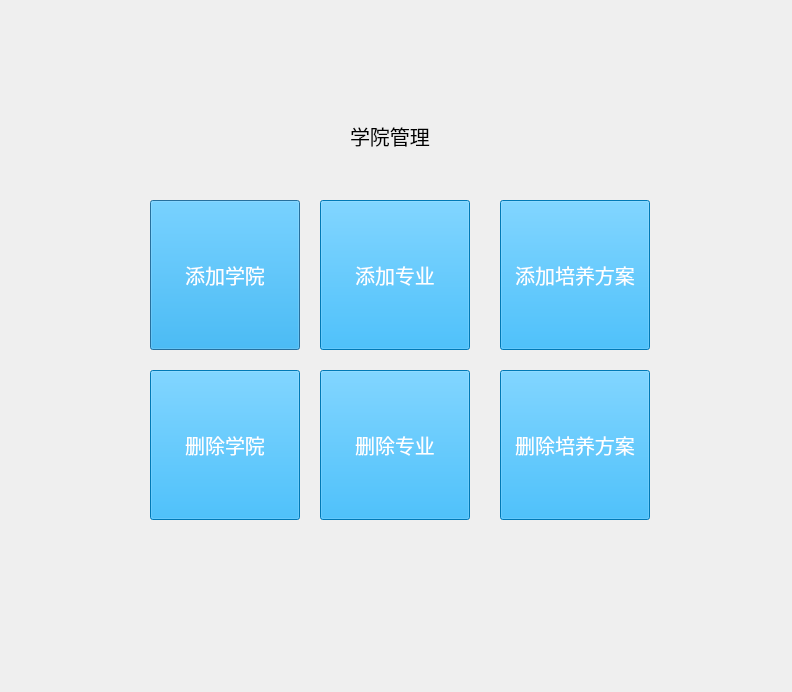
<?xml version="1.0" encoding="UTF-8"?>
<ui version="4.0">
 <class>Dialog</class>
 <widget class="QDialog" name="Dialog">
  <property name="geometry">
   <rect>
    <x>0</x>
    <y>0</y>
    <width>792</width>
    <height>692</height>
   </rect>
  </property>
  <property name="font">
   <font>
    <pointsize>15</pointsize>
   </font>
  </property>
  <property name="windowTitle">
   <string>Dialog</string>
  </property>
  <widget class="QPushButton" name="addCollegeButton">
   <property name="geometry">
    <rect>
     <x>150</x>
     <y>200</y>
     <width>150</width>
     <height>150</height>
    </rect>
   </property>
   <property name="font">
    <font>
     <pointsize>15</pointsize>
    </font>
   </property>
   <property name="styleSheet">
    <string notr="true">background-color: rgb(0, 170, 255);
color: rgb(255, 255, 255);</string>
   </property>
   <property name="text">
    <string>添加学院</string>
   </property>
  </widget>
  <widget class="QPushButton" name="addMajoyButton">
   <property name="geometry">
    <rect>
     <x>320</x>
     <y>200</y>
     <width>150</width>
     <height>150</height>
    </rect>
   </property>
   <property name="font">
    <font>
     <pointsize>15</pointsize>
    </font>
   </property>
   <property name="styleSheet">
    <string notr="true">background-color: rgb(0, 170, 255);
color: rgb(255, 255, 255);</string>
   </property>
   <property name="text">
    <string>添加专业</string>
   </property>
  </widget>
  <widget class="QPushButton" name="delMajoyButton">
   <property name="geometry">
    <rect>
     <x>320</x>
     <y>370</y>
     <width>150</width>
     <height>150</height>
    </rect>
   </property>
   <property name="styleSheet">
    <string notr="true">background-color: rgb(0, 170, 255);
color: rgb(255, 255, 255);</string>
   </property>
   <property name="text">
    <string>删除专业</string>
   </property>
  </widget>
  <widget class="QPushButton" name="delCollegeButton">
   <property name="geometry">
    <rect>
     <x>150</x>
     <y>370</y>
     <width>150</width>
     <height>150</height>
    </rect>
   </property>
   <property name="styleSheet">
    <string notr="true">background-color: rgb(0, 170, 255);
color: rgb(255, 255, 255);</string>
   </property>
   <property name="text">
    <string>删除学院</string>
   </property>
  </widget>
  <widget class="QPushButton" name="addTrainProgramButton">
   <property name="geometry">
    <rect>
     <x>500</x>
     <y>200</y>
     <width>150</width>
     <height>150</height>
    </rect>
   </property>
   <property name="font">
    <font>
     <pointsize>15</pointsize>
    </font>
   </property>
   <property name="styleSheet">
    <string notr="true">background-color: rgb(0, 170, 255);
color: rgb(255, 255, 255);</string>
   </property>
   <property name="text">
    <string>添加培养方案</string>
   </property>
  </widget>
  <widget class="QPushButton" name="delTrainProgramButton">
   <property name="geometry">
    <rect>
     <x>500</x>
     <y>370</y>
     <width>150</width>
     <height>150</height>
    </rect>
   </property>
   <property name="font">
    <font>
     <pointsize>15</pointsize>
    </font>
   </property>
   <property name="styleSheet">
    <string notr="true">background-color: rgb(0, 170, 255);
color: rgb(255, 255, 255);</string>
   </property>
   <property name="text">
    <string>删除培养方案</string>
   </property>
  </widget>
  <widget class="QLabel" name="collegeTextlabel">
   <property name="geometry">
    <rect>
     <x>350</x>
     <y>100</y>
     <width>121</width>
     <height>71</height>
    </rect>
   </property>
   <property name="font">
    <font>
     <pointsize>15</pointsize>
    </font>
   </property>
   <property name="text">
    <string>学院管理</string>
   </property>
  </widget>
 </widget>
 <resources/>
 <connections/>
</ui>
